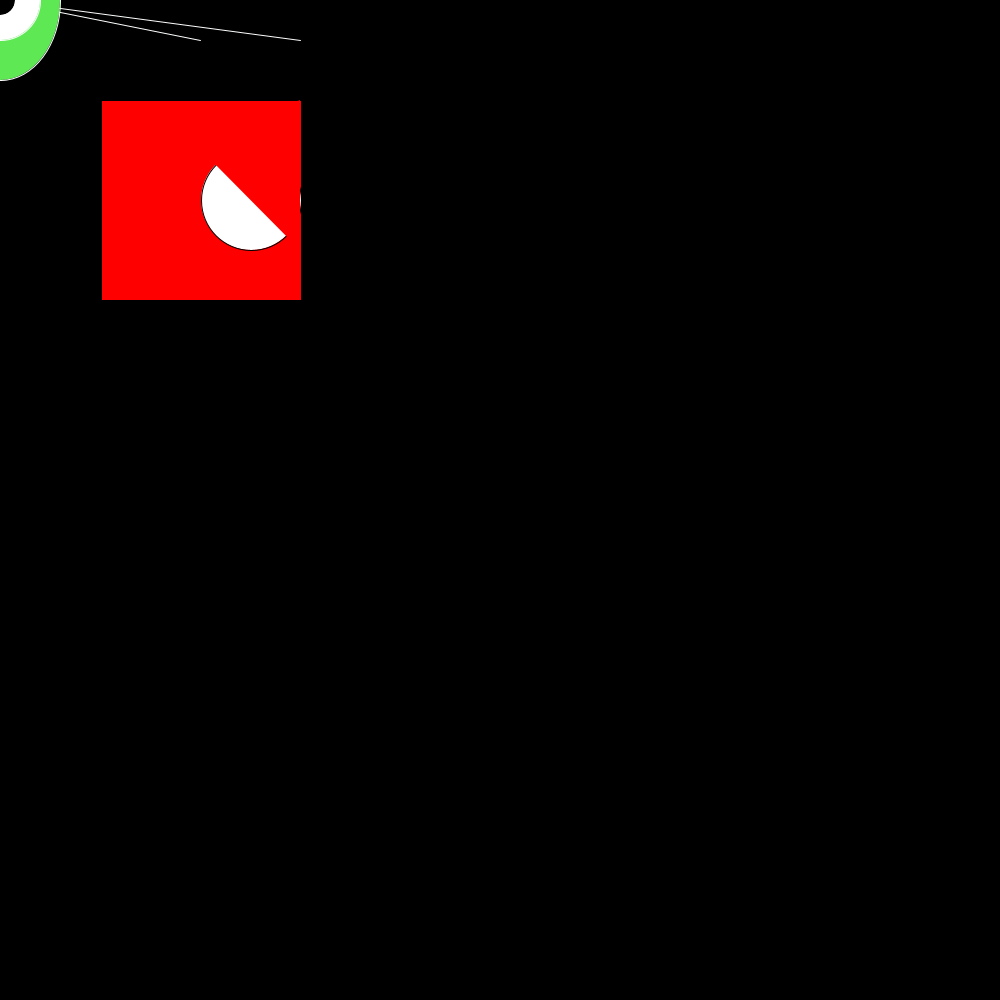
Frame 1 (no input)
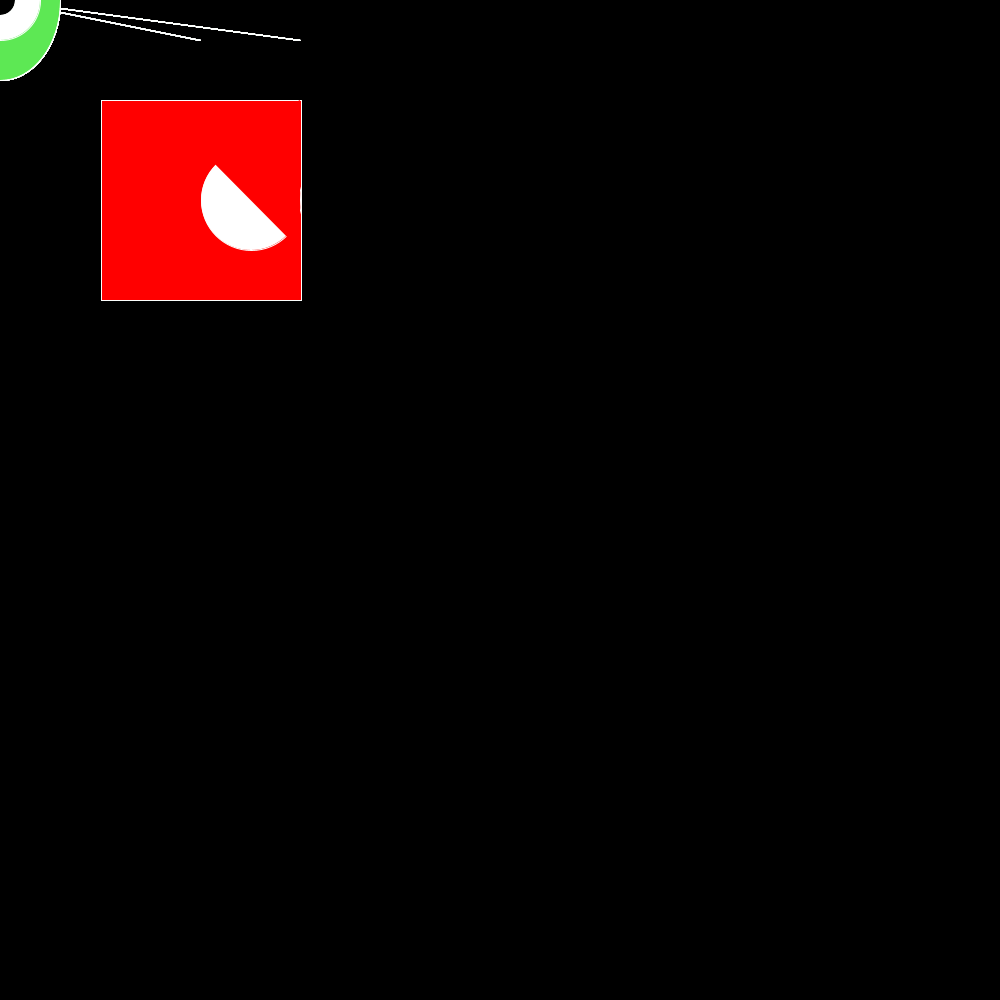
Frame 60 (the mouse pressed at the canvas centre just before this capture)
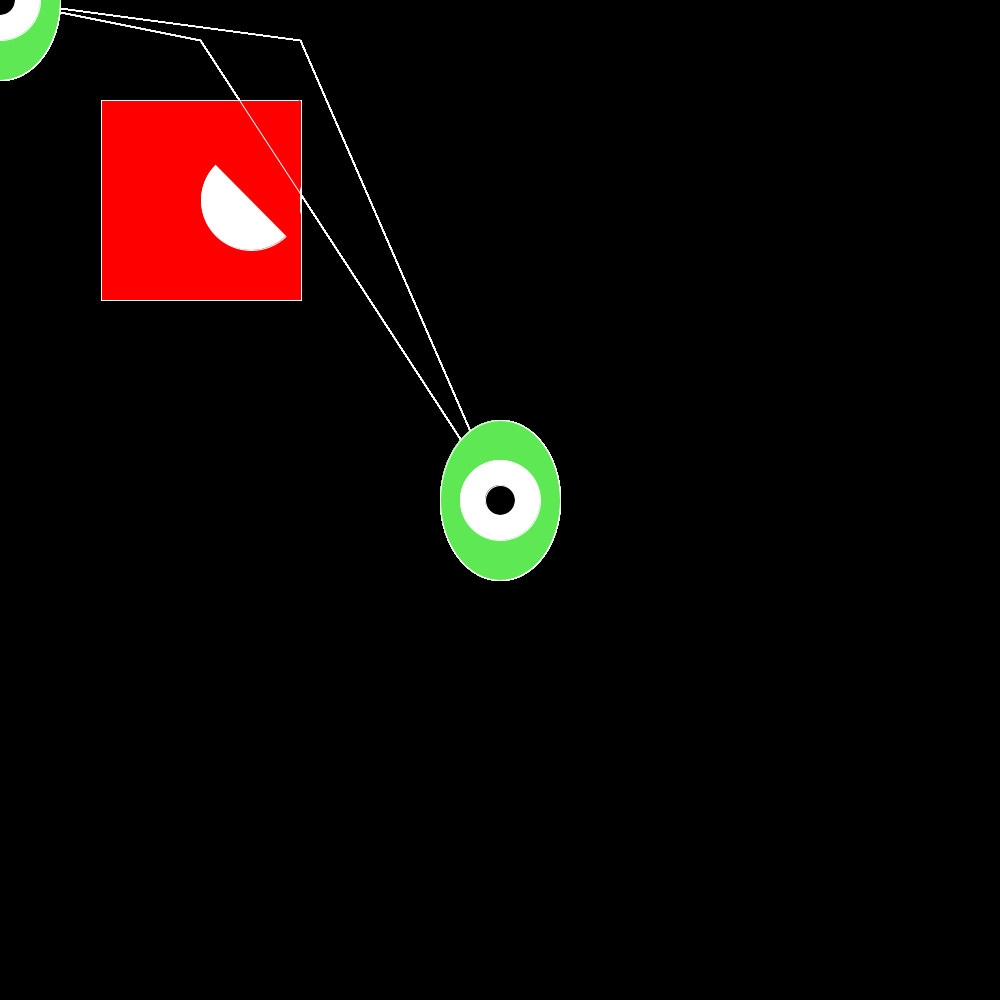
Frame 120 (the mouse held since frame 60 and released just before this capture)

The Processing sketch that drew these frames (run headless with seeded random() and noise(); from frame 60 on, the mouse is pressed at the canvas centre):

// Processing sketch: chloe_hunter_chasing_alien_animation
// ── chloe_hunter_chasing_alien_animation.pde
int a=1;

void setup()
{
  size(1000, 1000);
  background(0, 0, 0);
  noCursor();
}

void draw()
{fill(255, 0, 0);
rect(100+a, 100, 200, 200);
fill(255, 255, 255);
ellipse(250+a, 200, 100, 100);
fill(255, 0, 0);
noStroke();
triangle(200+a, 150, 300, 250, 300, 100);


if (a>1000)
a=0;

stroke(252, 255, 253);
line(mouseX, mouseY, 200, 40);
fill(84, 232, 107);
ellipse(mouseX, mouseY, 30, 30);
stroke(252, 255, 253);
line(mouseX, mouseY, 300, 40);
fill(93, 232, 84);
ellipse(mouseX, mouseY, 120, 160);
ellipse(mouseX, mouseY, 30, 30);
fill(255, 255, 255);
ellipse(mouseX, mouseY, 80, 80);
fill(0, 0, 0);
ellipse(mouseX, mouseY, 30, 30);
}
